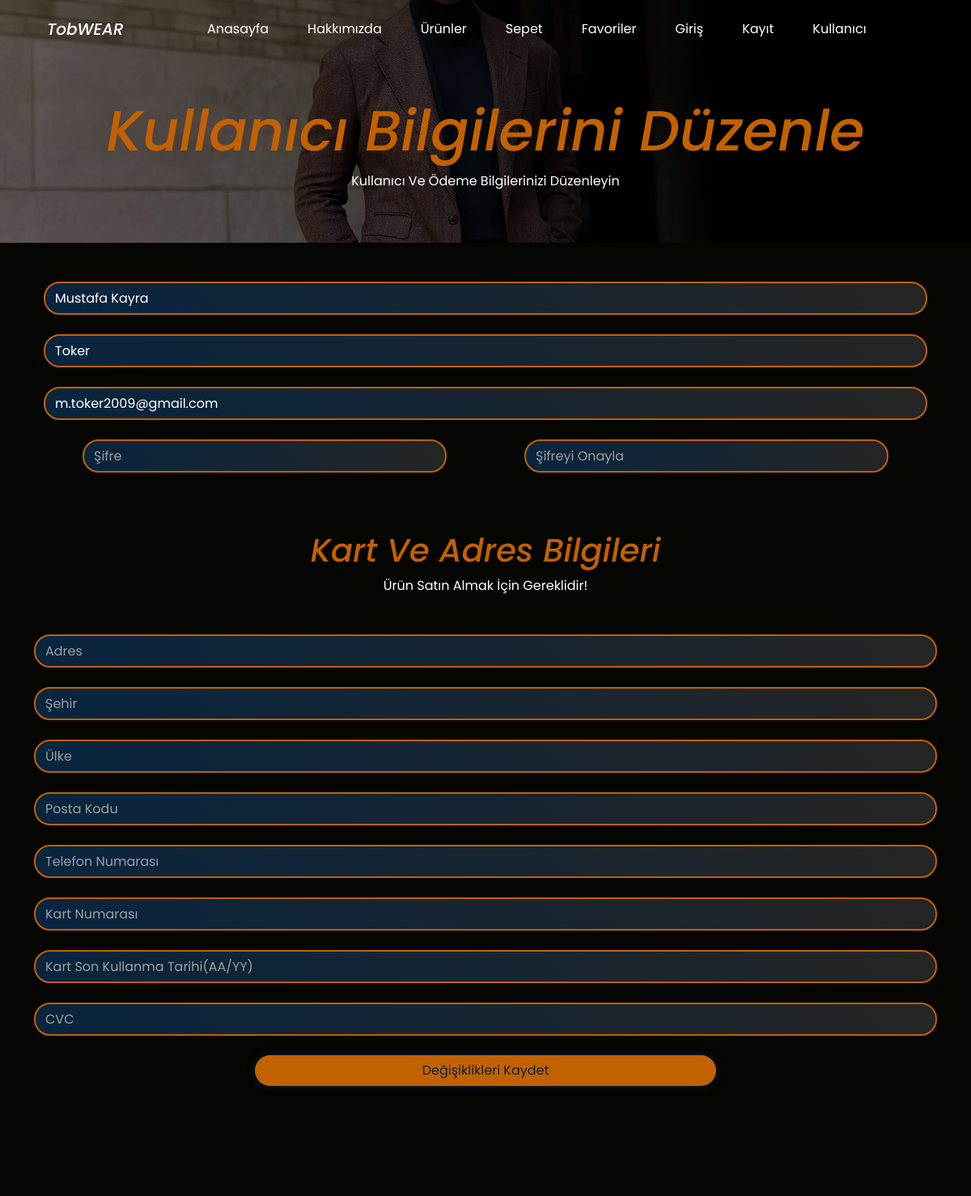
Page /updateuser/ (signed in, upper part) on the earlier database version.
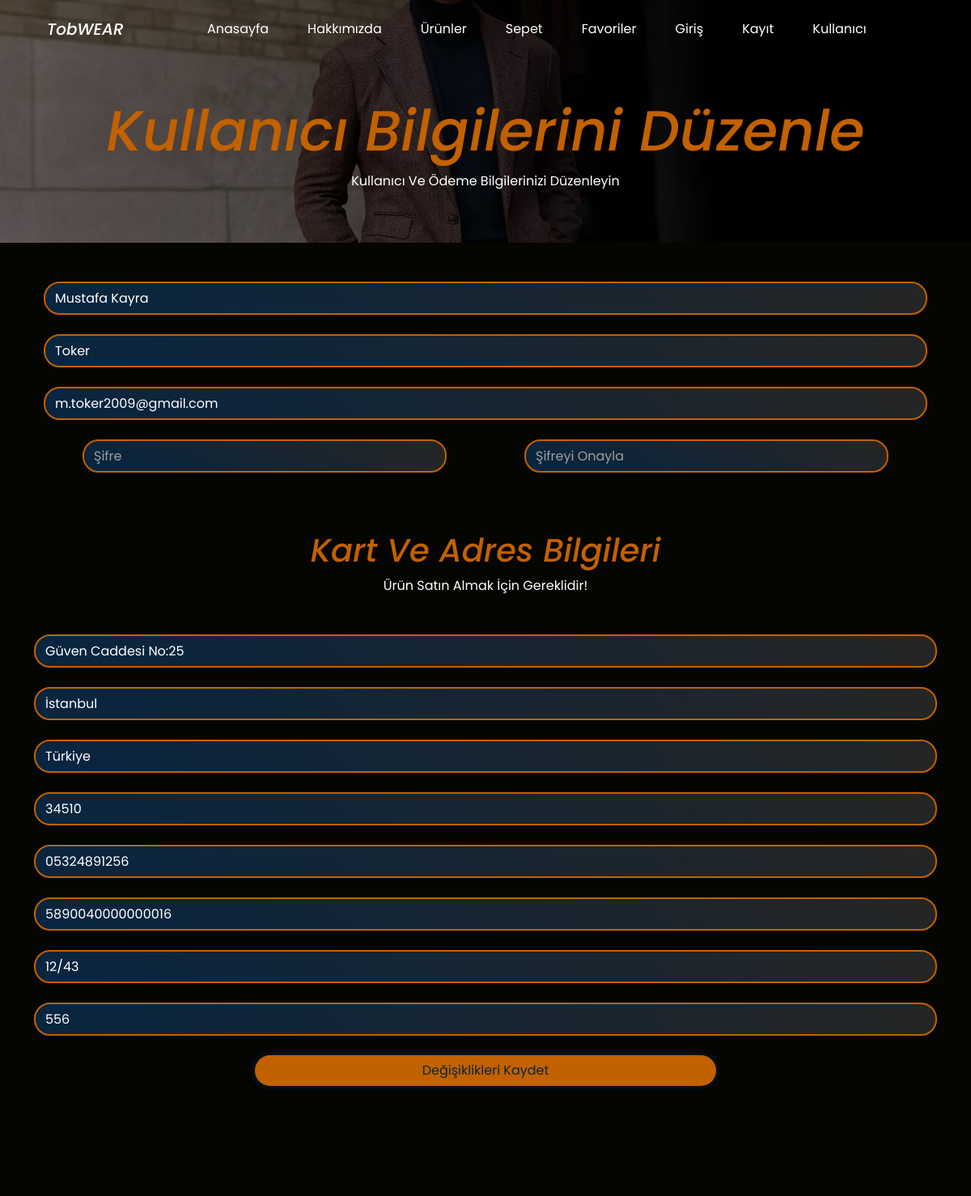
Same page on the later database version.
### users/models.py (models this page shows, shortened)
class CustomUser(AbstractBaseUser, PermissionsMixin):
    first_name = models.CharField(max_length=30,null=False,blank=False,verbose_name="İsim")
    last_name = models.CharField(max_length=30,null=False,blank=False,verbose_name="Soyisim")
    email = models.EmailField(null=False,blank=False,verbose_name="Email",unique=True)
    adress = models.CharField(max_length=200,null=True,blank=True,verbose_name="Adres")
    city = models.CharField(max_length=100,null=True,blank=True,verbose_name="Şehir")
    country = models.CharField(max_length=100,null=True,blank=True,verbose_name="Ülke")
    zipcode = models.CharField(max_length=5,null=True,blank=True,verbose_name="Posta Kodu")
    gsmnumber = models.CharField(max_length=11,null=True,blank=True,verbose_name="Telefon Numarası")
    cardnumber = models.CharField(max_length=16,null=True,blank=True,verbose_name="Kart Numarası")
    cardexpire = models.CharField(max_length=5,null=True,blank=True,verbose_name="Kart Son Kullanma Tarihi")
    cvc = models.CharField(max_length=3,null=True,blank=True,verbose_name="CVC")
    is_active = models.BooleanField(default=True,verbose_name="Kullanıcı Aktiflik Durumu")
    is_staff = models.BooleanField(default=False,verbose_name="Kullanıcı Yönetici Paneline Giriş Yetkisi")
    is_superuser = models.BooleanField(default=False,verbose_name="Yönetici Yetkisi")
    date = models.DateTimeField(auto_now_add=True,verbose_name="Kullanıcı Kayıt Olma Tarihi")
    USERNAME_FIELD = 'email'
    REQUIRED_FIELDS = ['first_name', 'last_name']
    objects = CustomUserManager()

### users/views.py (the view)
# urls.py: path('updateuser/',users_views.updateuser,name="updateuser"),
def updateuser(request):
    if request.method == "POST":
        form = RegisterForm(request.POST, instance=request.user)
        if form.is_valid():
            newuser = form.save()
            login(request, newuser)
            print("Kullanıcı Bilgileri Düzenlendi")
            return redirect('index')
        else:
            print(form.errors)
    else:
        form = RegisterForm()
    return render(request,"updateuser.html",{"form":form})

### users/forms.py (shortened to what this page needs)
class RegisterForm(forms.ModelForm):
    password1 = forms.CharField(widget=forms.PasswordInput({'placeholder': 'Şifre'}), label="Şifre")
    password2 = forms.CharField(widget=forms.PasswordInput({'placeholder': 'Şifreyi Onayla'}), label="Şifre")
    class Meta:
        model = CustomUser
        fields = ('first_name', 'last_name', 'email', 'adress', 'city', 'country', 'zipcode', 'gsmnumber', 'cardnumber', 'cardexpire', 'cvc')
    def __init__(self, *args, **kwargs):
        super().__init__(*args, **kwargs)
        for field in ['adress', 'city', 'country', 'zipcode', 'gsmnumber', 'cardnumber', 'cardexpire', 'cvc']:
            self.fields[field].required = False

### templates/updateuser.html (shortened to what the changed rows need)
<!DOCTYPE html>
<html lang="en">
{% load static %}
<head>
    <link rel="stylesheet" href="{% static 'css/bootstrap.min.css' %}">
    <link rel="stylesheet" href="{% static 'css/style.css' %}">
    <link rel="stylesheet" href="https://cdnjs.cloudflare.com/ajax/libs/font-awesome/6.4.0/css/all.min.css">
</head>
<body>
    <div class="container-fluid" id="updateuser-header-container">
        <div class="row py-5">
            <h1 class="text-center updateuser-title">Kullanıcı Bilgilerini Düzenle</h1>
        </div>
    </div>
    <div class="container">
        <form method="post">
            <div class="row d-flex justify-content-center my-5 mx-auto">
                <div class="form-group mb-4 w-100">
                    <input type="text" class="form-control contact-input" placeholder="İsim" value="{{ request.user.first_name }}" name="first_name" autocomplete="off">
                </div>
                <div class="form-group mb-4 w-100">
                    <input type="text" class="form-control contact-input" placeholder="Soyisim" value="{{ request.user.last_name }}" name="last_name" autocomplete="off">
                </div>
                <div class="form-group mb-4 w-100">
                    <input type="email" class="form-control contact-input" placeholder="Email" value="{{ request.user.email }}" name="email" autocomplete="off">
                </div>
            </div>
            <h2 class="text-center register-h2">Kart Ve Adres Bilgileri</h2>
            <div class="row d-flex justify-content-center my-5">
                <div class="form-group mb-4 w-100">
                    {% if request.user.adress %}
                        <input type="text" class="form-control contact-input" placeholder="Adres" value="{{ request.user.adress }}" name="adress" autocomplete="off">
                    {% else %}
                        <input type="text" class="form-control contact-input" placeholder="Adres" name="adress" autocomplete="off">
                    {% endif %}
                </div>
                <div class="form-group mb-4 w-100">
                    {% if request.user.city %}
                        <input type="text" class="form-control contact-input" placeholder="Şehir" value="{{ request.user.city }}" name="city" autocomplete="off">
                    {% else %}
                        <input type="text" class="form-control contact-input" placeholder="Şehir" name="city" autocomplete="off">
                    {% endif %}
                </div>
                <div class="form-group mb-4 w-100">
                    {% if request.user.country %}
                        <input type="text" class="form-control contact-input" placeholder="Ülke" value="{{ request.user.country }}" name="country" autocomplete="off">
                    {% else %}
                        <input type="text" class="form-control contact-input" placeholder="Ülke" name="country" autocomplete="off">
                    {% endif %}
                </div>
                <div class="form-group mb-4 w-100">
                    {% if request.user.zipcode %}
                        <input type="number" class="form-control contact-input" placeholder="Posta Kodu" value="{{ request.user.zipcode }}" name="zipcode" autocomplete="off">
                    {% else %}
                        <input type="number" class="form-control contact-input" placeholder="Posta Kodu" name="zipcode" autocomplete="off">
                    {% endif %}
                </div>
                <div class="form-group mb-4 w-100">
                    {% if request.user.gsmnumber %}
                        <input type="number" class="form-control contact-input" placeholder="Telefon Numarası" value="{{ request.user.gsmnumber }}" name="gsmnumber" autocomplete="off">
                    {% else %}
                        <input type="number" class="form-control contact-input" placeholder="Telefon Numarası" name="gsmnumber" autocomplete="off">
                    {% endif %}
                </div>
                <div class="form-group mb-4 w-100">
                {% if request.user.cardnumber %}
                    <input type="number" class="form-control contact-input" placeholder="Kart Numarası" value="{{ request.user.cardnumber }}" name="cardnumber" autocomplete="off">
                {% else %}
                    <input type="number" class="form-control contact-input" placeholder="Kart Numarası" name="cardnumber" autocomplete="off">
                {% endif %}
                </div>
                <div class="form-group mb-4 w-100">
                    {% if request.user.cardexpire %}
                        <input type="text" class="form-control contact-input" id="cardexpireinput" placeholder="Kart Son Kullanma Tarihi(AA/YY)" value="{{ request.user.cardexpire }}" maxlength="5" name="cardexpire" autocomplete="off">
                    {% else %}
                        <input type="text" class="form-control contact-input" id="cardexpireinput" placeholder="Kart Son Kullanma Tarihi(AA/YY)" maxlength="5" name="cardexpire" autocomplete="off">
                    {% endif %}
                </div>
                <div class="form-group mb-4 w-100">
                    {% if request.user.cvc %}
                        <input type="number" class="form-control contact-input" placeholder="CVC" value="{{ request.user.cvc }}" name="cvc" autocomplete="off">
                    {% else %}
                        <input type="number" class="form-control contact-input" placeholder="CVC" name="cvc" autocomplete="off">
                    {% endif %}
                </div>
            </div>
        </form>
    </div>
</body>
</html>

Differences in the rows shown:
changed CustomUser "Mustafa Kayra": adress (not shown) → "Güven Caddesi No:25"; city (not shown) → "İstanbul"; country (not shown) → "Türkiye"; zipcode (not shown) → "34510"; gsmnumber (not shown) → "05324891256"; cardnumber (not shown) → "5890040000000016"; cardexpire (not shown) → "12/43"; cvc (not shown) → "556"
